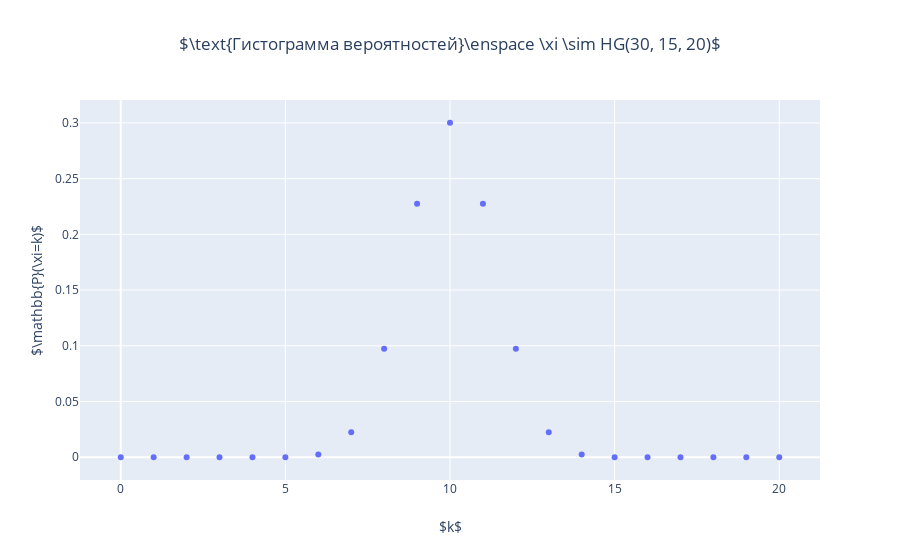

Notebook cell for this chart:
### Code cell
hist_data_x = range(xi.n+1)
hg_dist_fig = go.Figure(
    data=(
        go.Scatter(
            x=list(hist_data_x),
            y=list(map(xi.p, hist_data_x)),
            mode='markers',
        ),
    ),
    layout=go.Layout(
        title=go.layout.Title(
            text=r'$\text{Гистограмма вероятностей}\enspace \xi \sim ' + str(xi) + '$',
            x=.5,
        ),
        yaxis=go.layout.YAxis(
            title=go.layout.yaxis.Title(
                text=r'$\mathbb{P}(\xi=k)$',
            ),
        ),
        xaxis=go.layout.XAxis(
            title=go.layout.xaxis.Title(
                text=r'$k$',
            ),
        ),
    ),
)
hg_dist_fig.show()

### Figure 1 — Plotly figure (JSON) as saved in the notebook; plotly's stock layout.template omitted (floating-point values rounded to 4 significant figures)
{"data": [{"mode": "markers", "type": "scatter", "x": [0, 1, 2, 3, 4, 5, 6, 7, 8, 9, 10, 11, 12, 13, 14, 15, 16, 17, 18, 19, 20], "y": [0, 0, 0, 0, 0, 9.995e-05, 0.002499, 0.02249, 0.09745, 0.2274, 0.3001, 0.2274, 0.09745, 0.02249, 0.002499, 9.995e-05, 0, 0, 0, 0, 0]}], "layout": {"title": {"text": "$\\text{Гистограмма вероятностей}\\enspace \\xi \\sim HG(30, 15, 20)$", "x": 0.5}, "xaxis": {"title": {"text": "$k$"}}, "yaxis": {"title": {"text": "$\\mathbb{P}(\\xi=k)$"}}}}
